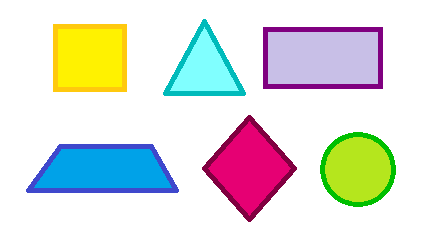
#> input picture Mision1-Control-de-Trayectoria/cva-others/imagen.jpg, 431 x 241 px
$ python -i main.py   (imports and definitions only)
#> lines starting #> are read from the running program, lines starting #| are printed output that depends on the picture; after the words box and inside, x2 and y2 are one past the last pixel; in counts of white or black regions, pixels touching at a corner belong together
#> further down, picture is the input picture: shape (241, 431, 3); mean B, G, R 219, 223.9, 222.5
# TERMINADO:
# Malla de regiones.
# Detecta en el centro:
#           - cículos
# Contador para los Circulos detectados en el centro.
# Visión RGB
# Estado de la batería

# PENDIENTES:
#           - cuadrados
#           - triángulos
#           - pentágonos
# Detectar colores
# Interfaz web

import numpy as np
from djitellopy import Tello
import cv2, math

# region variables
circlesCount = 0
lastUbiX = 0
lastUbiY = 0

# Define a dictionary to store the color ranges
color_ranges = {
  # (hue_min, sat_min, val_min), (hue_max, sat_max, val_max)
  'orange': {
    'lower': np.array([5, 100, 100]), # Minimum values of H, S, V for orange color
    'upper': np.array([20, 255, 255]) # Maximum values of H, S, V for orange color
  },
  'yellow': {
    'lower': np.array([20, 100, 100]), # Minimum values of H, S, V for yellow color
    'upper': np.array([30, 255, 255]) # Maximum values of H, S, V for yellow color
  },
  'green': {
    'lower': np.array([30, 50, 50]), # Minimum values of H, S, V for green color
    'upper': np.array([89, 255, 255]) # Maximum values of H, S, V for green color
  },
  'blue': {
    'lower': np.array([90, 50, 50]), # Minimum values of H, S, V for blue color
    'upper': np.array([130, 255, 255]) # Maximum values of H, S, V for blue color
  },
  'red': {
    'lower': np.array([165, 50, 50]), # Minimum values of H, S, V for red color
    'upper': np.array([180, 255, 255]) # Maximum values of H, S, V for red color
  }
}
# endregion variables


# region functions
# function to show the battery level in the camera
# [200 lines left out: functions show_batery, color_detection, detect_figures, aplicar_filtro_canny, not called in this run]

# Detector de líneas
def line_detector(frame):
    # Obtener las dimensiones del fotograma
    #height, width = frame.shape[:2]

    # Convertir la imagen a escala de grises
    gray = cv2.cvtColor(frame, cv2.COLOR_BGR2GRAY)
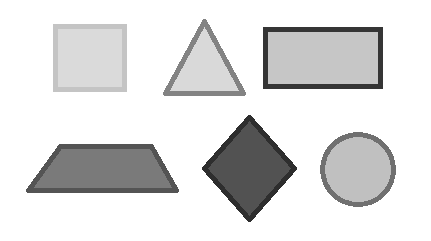
#> gray: shape (241, 431); min 46, max 255, mean 222.9

    #Suavizado para quitar el ruido
    #gray_blurred = cv2.GaussianBlur(gray, (9, 9), 4)
    gray_blurred = gray

    # Aplicar el detector de bordes Canny para resaltar los bordes
    edges = cv2.Canny(gray_blurred, 50, 150, apertureSize=3)
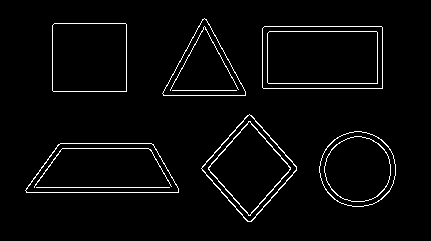
#> edges: shape (241, 431); 3.2% white in thin lines or dots, all inside (x1, y1, x2, y2) = (25, 18, 396, 222)

    # Aplicar la transformada de Hough para detectar líneas
    lines = cv2.HoughLines(edges, 1, np.pi / 180, 150)
#> lines = [[192, 1.57]]

    # Dibujar las líneas detectadas en la imagen original
    if lines is not None:
        for rho, theta in lines[:, 0]:
            a = np.cos(theta)
            b = np.sin(theta)
            x0 = a * rho
            y0 = b * rho
            x1 = int(x0 + 1000 * (-b))
            y1 = int(y0 + 1000 * (a))
            x2 = int(x0 - 1000 * (-b))
            y2 = int(y0 - 1000 * (a))
            cv2.line(frame, (x1, y1), (x2, y2), (255, 0, 0), 2)
#> this loop made 1 pass
#> (rho, theta, a, b, x0, y0, x1, y1) on pass 1: (192, 1.57, -4.37e-08, 1, -8.39e-06, 192, -1000, 191)
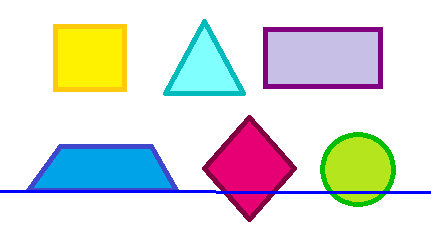
#> frame: shape (241, 431, 3); 1.24% of pixels changed, all inside (x1, y1, x2, y2) = (0, 190, 431, 194)
    #return frame
# endregion functions


# region main
# [74 lines not run here, left out]
#endregion main

>>> import cv2
>>> picture = cv2.imread('../cva-others/imagen.jpg')
>>> result = line_detector(picture)

$ run again, on Mision1-Control-de-Trayectoria/cva-others/ima.jpg
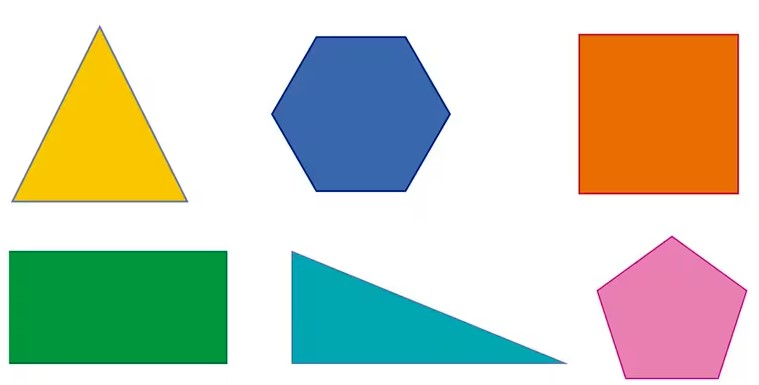
#> input picture Mision1-Control-de-Trayectoria/cva-others/ima.jpg, 759 x 385 px
#> picture is the input picture: shape (385, 759, 3); mean B, G, R 188.2, 206.2, 201
#> in line_detector, `edges = cv2.Canny(gray_blurred, 50, 150, apertureSize=3)`:
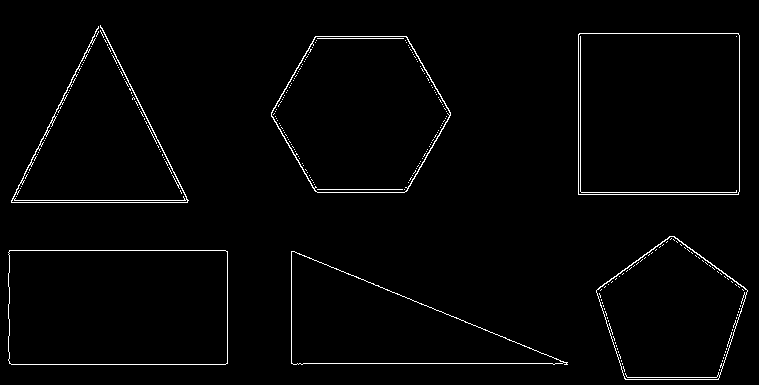
#> edges: shape (385, 759); 1.8% white in thin lines or dots, all inside (x1, y1, x2, y2) = (8, 25, 748, 380)
#> lines = 13 rows, first 8: [363, 1.57], [192, 1.57], [250, 1.57], [202, 1.57], [200, 1.57], [194, 1.57], [124, 1.95], [739, 0]
#> the loop in line_detector, `for rho, theta in lines[:, 0]:` made 13 passes
#> (rho, theta, a, b, x0, y0, x1, y1) on passes 1 to 8: (363, 1.57, -4.37e-08, 1, -1.59e-05, 363, -1000, 362), (192, 1.57, -4.37e-08, 1, -8.39e-06, 192, -1000, 191), (250, 1.57, -4.37e-08, 1, -1.09e-05, 250, -1000, 249), (202, 1.57, -4.37e-08, 1, -8.83e-06, 202, -1000, 201), (200, 1.57, -4.37e-08, 1, -8.74e-06, 200, -1000, 199), (194, 1.57, -4.37e-08, 1, -8.48e-06, 194, -1000, 193), (124, 1.95, -0.375, 0.927, -46.45, 115, -973, -259), (739, 0, 1, 0, 739, 0, 739, 1000)
#> after the loop in line_detector, `for rho, theta in lines[:, 0]:`:
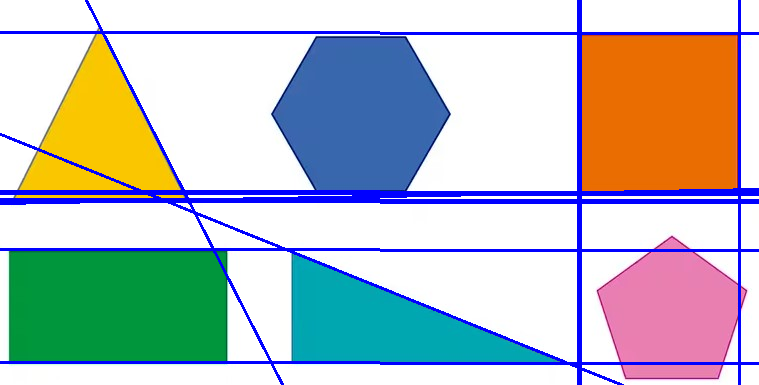
#> frame: shape (385, 759, 3); 7.2% of pixels changed, all inside (x1, y1, x2, y2) = (0, 0, 759, 385)
